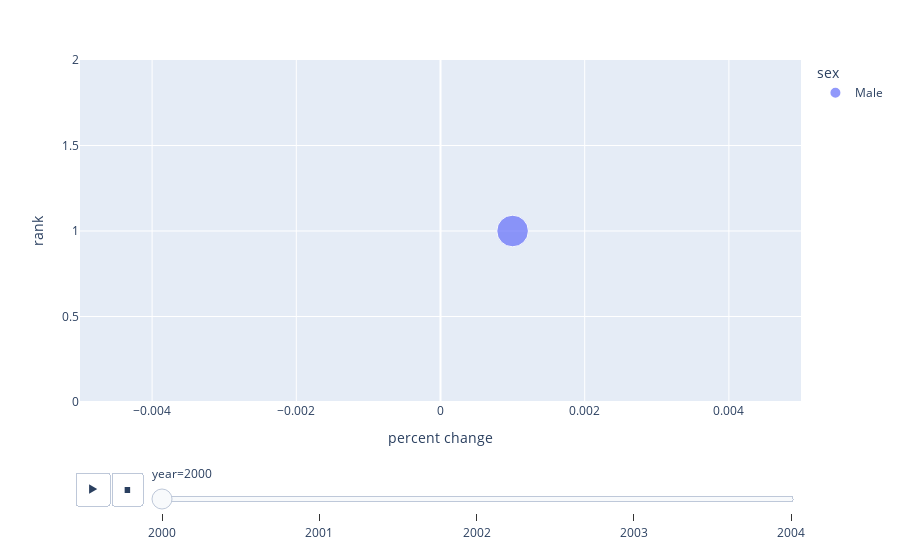

The cell this chart's notebook holds for it:
### Markdown cell above
# 8

### Code cell
import pandas as pd
import plotly.express as px

# Example dataframe with the required columns
data = {
    'percent change': [0.001, -0.002, 0.003, -0.001, 0.004],
    'rank': [1, 2, 3, 4, 5],
    'percent': [10, 20, 30, 40, 50],
    'sex': ['Male', 'Female', 'Male', 'Female', 'Male'],
    'year': [2000, 2001, 2002, 2003, 2004],
    'name': ['A', 'B', 'C', 'D', 'E']
}

df_custom = pd.DataFrame(data)

# Create a scatter plot with the custom dataframe
fig = px.scatter(df_custom, 
                 x="percent change", 
                 y="rank", 
                 size="percent", 
                 color="sex", 
                 animation_frame="year", 
                 animation_group="name", 
                 hover_name="name", 
                 size_max=50, 
                 range_x=[-0.005, 0.005])

fig.show()

### Figure 1 — Plotly figure (JSON) as saved in the notebook; plotly's stock layout.template omitted (floating-point values rounded to 4 significant figures)
{"data": [{"hovertemplate": "<b>%{hovertext}</b><br><br>sex=Male<br>year=2000<br>percent change=%{x}<br>rank=%{y}<br>percent=%{marker.size}<extra></extra>", "hovertext": ["A"], "ids": ["A"], "legendgroup": "Male", "marker": {"color": "#636efa", "size": [10], "sizemode": "area", "sizeref": 0.02, "symbol": "circle"}, "mode": "markers", "name": "Male", "orientation": "v", "showlegend": true, "type": "scatter", "x": [0.001], "xaxis": "x", "y": [1], "yaxis": "y"}], "layout": {"legend": {"itemsizing": "constant", "title": {"text": "sex"}, "tracegroupgap": 0}, "margin": {"t": 60}, "sliders": [{"active": 0, "currentvalue": {"prefix": "year="}, "len": 0.9, "pad": {"b": 10, "t": 60}, "steps": [{"args": [["2000"], {"frame": {"duration": 0, "redraw": false}, "fromcurrent": true, "mode": "immediate", "transition": {"duration": 0, "easing": "linear"}}], "label": "2000", "method": "animate"}, {"args": [["2001"], {"frame": {"duration": 0, "redraw": false}, "fromcurrent": true, "mode": "immediate", "transition": {"duration": 0, "easing": "linear"}}], "label": "2001", "method": "animate"}, {"args": [["2002"], {"frame": {"duration": 0, "redraw": false}, "fromcurrent": true, "mode": "immediate", "transition": {"duration": 0, "easing": "linear"}}], "label": "2002", "method": "animate"}, {"args": [["2003"], {"frame": {"duration": 0, "redraw": false}, "fromcurrent": true, "mode": "immediate", "transition": {"duration": 0, "easing": "linear"}}], "label": "2003", "method": "animate"}, {"args": [["2004"], {"frame": {"duration": 0, "redraw": false}, "fromcurrent": true, "mode": "immediate", "transition": {"duration": 0, "easing": "linear"}}], "label": "2004", "method": "animate"}], "x": 0.1, "xanchor": "left", "y": 0, "yanchor": "top"}], "updatemenus": [{"buttons": [{"args": [null, {"frame": {"duration": 500, "redraw": false}, "fromcurrent": true, "mode": "immediate", "transition": {"duration": 500, "easing": "linear"}}], "label": "&#9654;", "method": "animate"}, {"args": [[null], {"frame": {"duration": 0, "redraw": false}, "fromcurrent": true, "mode": "immediate", "transition": {"duration": 0, "easing": "linear"}}], "label": "&#9724;", "method": "animate"}], "direction": "left", "pad": {"r": 10, "t": 70}, "showactive": false, "type": "buttons", "x": 0.1, "xanchor": "right", "y": 0, "yanchor": "top"}], "xaxis": {"anchor": "y", "domain": [0, 1], "range": [-0.005, 0.005], "title": {"text": "percent change"}}, "yaxis": {"anchor": "x", "domain": [0, 1], "title": {"text": "rank"}}}}
